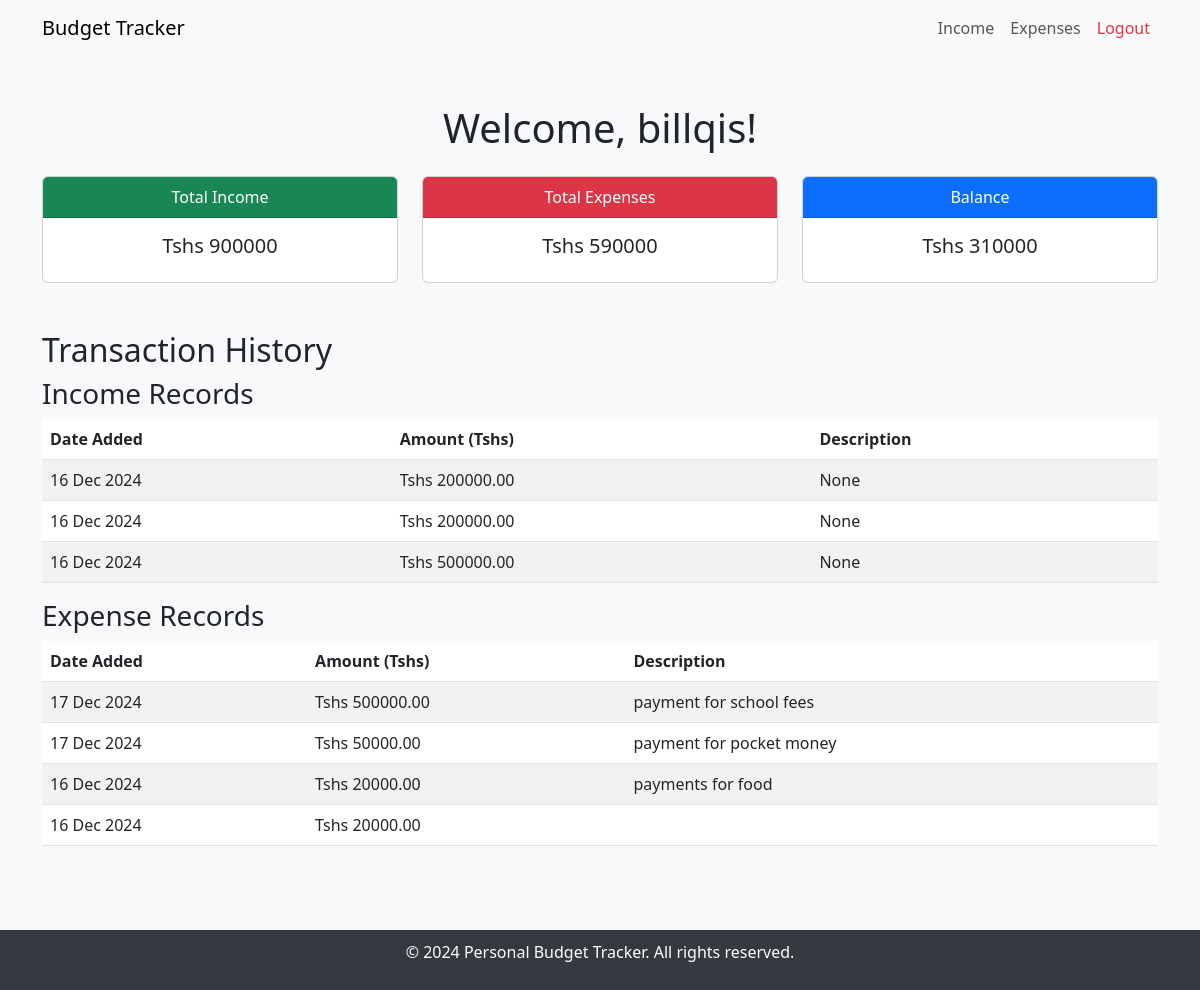
/dashboard/ (signed in), run on the app's committed database.
### post/models.py (models this page shows, shortened)
class Income(models.Model):
    user = models.ForeignKey(User, on_delete=models.CASCADE, related_name="incomes")
    amount = models.DecimalField(max_digits=10, decimal_places=2)
    time_period = models.CharField(
        max_length=10,
        choices=[('Monthly', 'Monthly'), ('Yearly', 'Yearly')],
        default='Monthly'  # Default to 'Monthly' if no selection is made
    )
    description = models.TextField(blank=True,null=True)
    date_added = models.DateTimeField(auto_now_add=True)

class Expense(models.Model):
    user = models.ForeignKey(User, on_delete=models.CASCADE, related_name="expenses")
    amount = models.DecimalField(max_digits=10, decimal_places=2)
    category = models.CharField(max_length=50)
    date = models.DateField()
    description = models.TextField(blank=True, null=True)
    date_added = models.DateTimeField(auto_now_add=True)

### post/views.py (the view)
# urls.py: path('dashboard/',views.dashboard,name="dashboard"),
@login_required
def dashboard(request):
    total_income = Income.objects.filter(user=request.user).aggregate(Sum('amount'))['amount__sum'] or 0
    total_expenses = Expense.objects.filter(user=request.user).aggregate(Sum('amount'))['amount__sum'] or 0
    balance = total_income - total_expenses
    income_records = Income.objects.filter(user=request.user).order_by('-date_added')
    expense_records = Expense.objects.filter(user=request.user).order_by('-date_added')
    return render(request, 'dashboard.html', {
        'user': request.user,
        'total_income': total_income,
        'total_expenses': total_expenses,
        'balance': balance,
        'income_records': income_records,
        'expense_records': expense_records,
    })

### templates/dashboard.html (shortened to what this page needs)
<!DOCTYPE html>
<html lang="en">
  <head>
    <link
      href="https://cdn.jsdelivr.net/npm/bootstrap@5.3.0-alpha1/dist/css/bootstrap.min.css"
      rel="stylesheet"
    />
  </head>
  <body>
    <nav class="navbar navbar-expand-lg navbar-light bg-light">
      <div class="container">
        <a class="navbar-brand" href="#">Budget Tracker</a>
        <div class="collapse navbar-collapse" id="navbarNav">
          <ul class="navbar-nav ms-auto">
            <li class="nav-item">
              <a class="nav-link" href="{% url 'income' %}">Income</a>
            </li>
            <li class="nav-item">
              <a class="nav-link" href="{% url 'expenses' %}">Expenses</a>
            </li>
            <li class="nav-item">
              <a class="nav-link text-danger" href="{% url 'logout' %}"
                >Logout</a
              >
            </li>
          </ul>
        </div>
      </div>
    </nav>
    <div class="container py-5">
      <h1 class="text-center">Welcome, {{ user.username }}!</h1>
      <div class="row mt-4">
        <div class="col-md-4">
          <div class="card text-center">
            <div class="card-header bg-success text-white">Total Income</div>
            <div class="card-body">
              <h5 class="card-title">Tshs {{ total_income|default:"0.00" }}</h5>
            </div>
          </div>
        </div>
        <div class="col-md-4">
          <div class="card text-center">
            <div class="card-header bg-danger text-white">Total Expenses</div>
            <div class="card-body">
              <h5 class="card-title">
                Tshs {{ total_expenses|default:"0.00" }}
              </h5>
            </div>
          </div>
        </div>
        <div class="col-md-4">
          <div class="card text-center">
            <div class="card-header bg-primary text-white">Balance</div>
            <div class="card-body">
              <h5 class="card-title">Tshs {{ balance|default:"0.00" }}</h5>
            </div>
          </div>
        </div>
      </div>
      <h2 class="mt-5">Transaction History</h2>
      <h3>Income Records</h3>
      <table class="table table-striped">
        <thead>
          <tr>
            <th>Date Added</th>
            <th>Amount (Tshs)</th>
            <th>Description</th>
          </tr>
        </thead>
        <tbody>
          {% for income in income_records %}
          <tr>
            <td>{{ income.date_added|date:"d M Y" }}</td>
            <td>Tshs {{ income.amount|floatformat:2 }}</td>
            <td>{{ income.description }}</td>
          </tr>
          {% empty %}
          <tr>
            <td colspan="3" class="text-center">No income records found.</td>
          </tr>
          {% endfor %}
        </tbody>
      </table>
      <h3>Expense Records</h3>
      <table class="table table-striped">
        <thead>
          <tr>
            <th>Date Added</th>
            <th>Amount (Tshs)</th>
            <th>Description</th>
          </tr>
        </thead>
        <tbody>
          {% for expense in expense_records %}
          <tr>
            <td>{{ expense.date_added|date:"d M Y" }}</td>
            <td>Tshs {{ expense.amount|floatformat:2 }}</td>
            <td>{{ expense.description }}</td>
          </tr>
          {% empty %}
          <tr>
            <td colspan="3" class="text-center">No expense records found.</td>
          </tr>
          {% endfor %}
        </tbody>
      </table>
    </div>
    <footer>
      <div class="container">
        <p>&copy; 2024 Personal Budget Tracker. All rights reserved.</p>
      </div>
    </footer>
  </body>
</html>

### templates/dashboard.html (style rules this page uses)
body { background-color: #f8f9fa; }
footer { background-color: #343a40; color: white; padding: 10px 0; text-align: center; margin-top: 20px; }

### data on the page
Income: date_added "16 Dec 2024", amount "200000.00", description "None"
Income: date_added "16 Dec 2024", amount "200000.00", description "None"
Income: date_added "16 Dec 2024", amount "500000.00", description "None"
Expense: date_added "17 Dec 2024", amount "500000.00", description "payment for school fees"
Expense: date_added "17 Dec 2024", amount "50000.00", description "payment for pocket money"
Expense: date_added "16 Dec 2024", amount "20000.00", description "payments for food"
Expense: date_added "16 Dec 2024", amount "20000.00"

### other printed values
{{ user.username }} "billqis"
{{ total_income|default:"0.00" }} "900000"
{{ total_expenses|default:"0.00" }} "590000"
{{ balance|default:"0.00" }} "310000"
